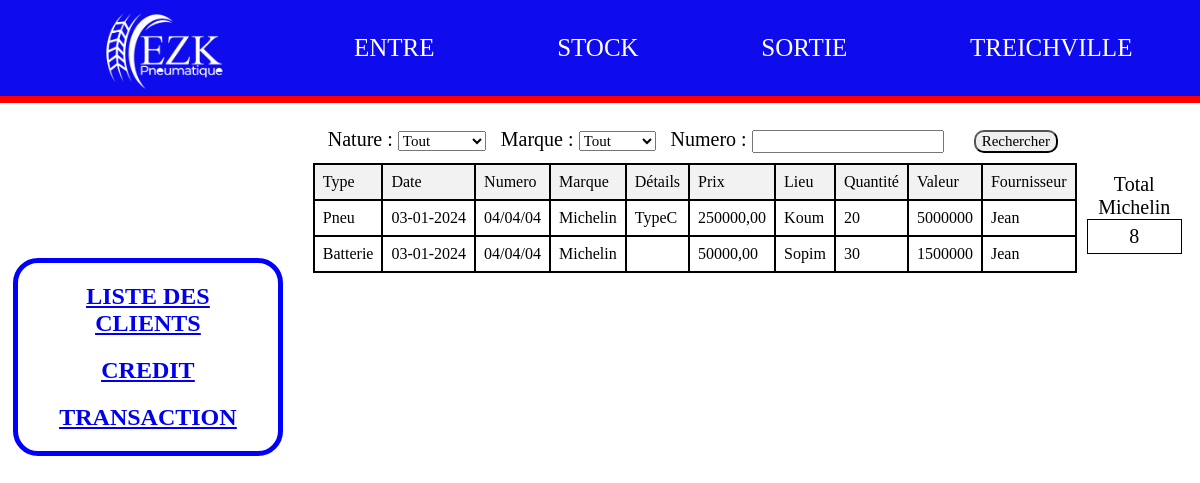
Page /transaction (signed in) on the earlier database version.
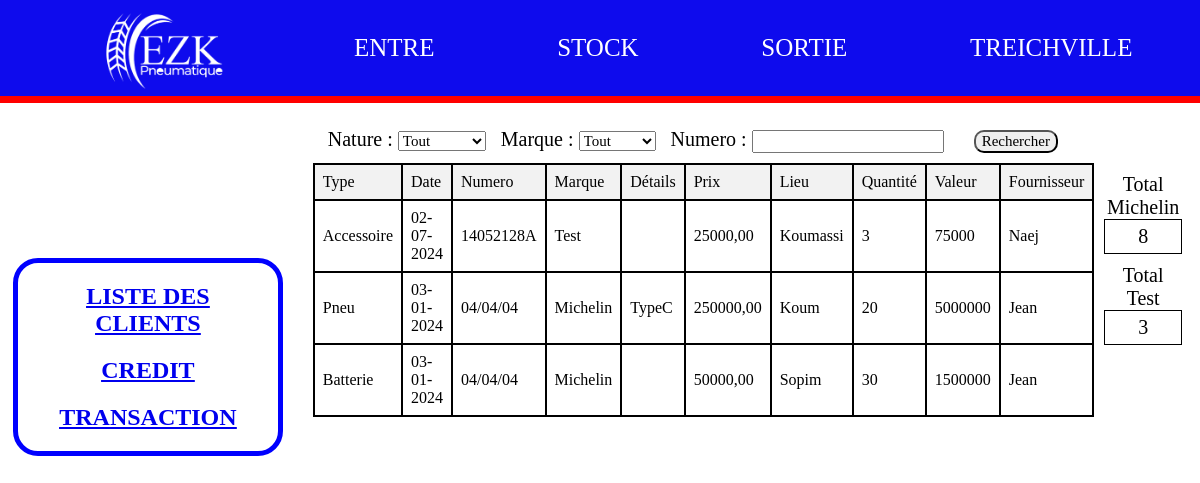
Same page on the later database version.
### myapp/models.py (models this page shows, shortened)
class Transaction(models.Model):
    idTransaction = models.AutoField(primary_key=True)
    Numero = models.ForeignKey(Numero, on_delete=models.CASCADE, default="")
    Details = models.CharField(max_length=45)
    Prix = models.DecimalField(max_digits=10, decimal_places=2)
    Stockage = models.CharField(max_length=45)
    Quantite = models.IntegerField()
    Date = models.DateTimeField()
    Fournisseur = models.ForeignKey(Fournisseur, on_delete=models.CASCADE)
    Marque = models.ForeignKey(Marque, on_delete=models.CASCADE)
    Nature = models.ForeignKey(Nature, on_delete=models.CASCADE, default='')
    class Meta:
        db_table = 'Transaction'
        verbose_name = 'Transaction'
        verbose_name_plural = 'Transactions'

class Nature(models.Model):
    idNature = models.AutoField(primary_key=True)
    Name = models.CharField(max_length=45, default="")
    class Meta:
        db_table = 'Nature'
        verbose_name = 'Nature'
        verbose_name_plural = 'Natures'

class Numero(models.Model):
    idNumero = models.AutoField(primary_key=True)
    Numero = models.CharField(max_length=45)
    Quantite = models.IntegerField(default=0)
    class Meta:
        db_table = 'Numero'
        verbose_name = 'Numero'
        verbose_name_plural = 'Numeros'

class Marque(models.Model):
    idMArque = models.AutoField(primary_key=True)
    Nom = models.CharField(max_length=45)
    Quantite = models.IntegerField(default=0)
    class Meta:
        db_table = 'Marque'
        verbose_name = 'Marque'
        verbose_name_plural = 'Marques'

class Fournisseur(models.Model):
    idFournisseur = models.AutoField(primary_key=True)
    Nom = models.CharField(max_length=45)
    Contact = models.CharField(max_length=45)
    class Meta:
        db_table = 'Fournisseur'
        verbose_name = 'Fournisseur'
        verbose_name_plural = 'Fournisseurs'

### myapp/views.py (the view)
# urls.py: path("transaction", views.transaction, name="transaction")
def transaction(request):
    try:
        admin = Administrateur.objects.get(pk=request.session["admin_id"])
    except:
        return redirect("myapp:connexion")
    if admin is not None:
        if request.method == "POST":
            marque = request.POST.get("marque")
            try:
                marque_saisie = Marque.objects.get(Nom=marque)
            except Marque.DoesNotExist:
                marque = "All"
                marque_saisie = "All"
            nature = request.POST.get("nature")
            try:
                nature_saisie = Nature.objects.get(Name=nature)
            except Nature.DoesNotExist:
                nature = "All"
                nature_saisie = "All"
            numero = request.POST.get("numero")
            if numero is None:
                numero = ""
                numero_saisi = None
            else:
                try:
                    numero_saisi = Numero.objects.get(Numero=numero)
                except Numero.DoesNotExist:
                    numero_saisi = None
            recherche = f"{marque} - {numero}"
            if recherche:
                if marque != "All" and nature != 'All':
                    if numero_saisi is None:
                        resultat = Transaction.objects.filter(Marque=marque_saisie).order_by("-Date")
                    else:
                        resultat = Transaction.objects.filter(Marque=marque_saisie, Numero=numero_saisi).order_by("-Date")
                elif marque != "All" and nature == "All":
                    if numero_saisi is None:
                        resultat = Transaction.objects.filter(Marque=marque_saisie).order_by("-Date")
                    else:
                        resultat = Transaction.objects.filter(Marque=marque_saisie, Numero=numero_saisi).order_by("-Date")
                elif marque == "All" and nature != "All":
                    if numero_saisi is None:
                        resultat = Transaction.objects.filter(Nature=nature_saisie).order_by("-Date")
                    else:
                        resultat = Transaction.objects.filter(Nature=nature_saisie, Numero=numero_saisi).order_by("-Date")
                else:
                    if numero_saisi is None:
                        resultat = Transaction.objects.all().order_by("-Date")
                    else:
                        resultat = Transaction.objects.filter(Numero=numero_saisi).order_by("-Date")
                if resultat.exists():
                    total_pneu = resultat.count()
                    somme_quantites = resultat.aggregate(Sum('Quantite'))['Quantite__sum'] or 1
                    nbre_pneu_marque = Marque.objects.values('Nom').annotate(nombre_pneus=Count('Nom'))
                    resultat = resultat.annotate(valeur_restante=ExpressionWrapper(F('Quantite') * F('Prix'), output_field=DecimalField()))
                    marques = Marque.objects.all()
                    natures = Nature.objects.all()
                    context = {
                        "transactions": resultat,
                        "total_pneu": total_pneu,
                        "total_stock": somme_quantites,
                        "nbre_pneus": nbre_pneu_marque,
                        "marques": marques,
                        "natures": natures,
                        "recherche": recherche
                    }
                    return render(request, "transaction.html", context=context)
                else:
                    marques = Marque.objects.all()
                    message = "AUCUN RESULTAT TROUVE !"
                    context = {
                        "message": message,
                        "marques": marques
                    }
                    return render(request, "transaction.html", context=context)
        else:
            pneus = Transaction.objects.all().order_by("-Date")
            somme_quantites = pneus.aggregate(Sum('Quantite'))['Quantite__sum'] or 1
            resultat = pneus.annotate(valeur_restante=ExpressionWrapper(F('Quantite') * F('Prix'), output_field=DecimalField()))
            marques = Marque.objects.all()
            natures = Nature.objects.all()
            context = {
                "transactions": resultat,
                "total_stock": somme_quantites,
                "marques": marques,
                "natures": natures
            }
            return render(request, "transaction.html", context=context)

### myapp/templates/transaction.html (shortened to what this page needs)
{% load static %}
<!DOCTYPE html>
<html lang="en">
  <head>
    <link rel="stylesheet" href="{% static 'CSS/style.css' %}" />
  </head>
  <body>
    <header>
      <nav>
        <ul>
          <li><img src="{% static 'IMAGES/EZK_WHITE.png' %}" alt="EZK" title="EZK" /></li>
          <li><a href="{% url 'myapp:entre' %}">ENTRE</a></li>
          <li><a href="{% url 'myapp:stock' %}">STOCK</a></li>
          <li><a href="{% url 'myapp:sortie' %}">SORTIE</a></li>
          <li>
            TREICHVILLE&nbsp;
          </li>
        </ul>
      </nav>
      <div class="after"></div>
    </header>
    <main>
      <section>
        <div class="left">
            <h2><a href="{% url 'myapp:list_client' %}">LISTE DES CLIENTS</a></h2>
            <h2><a href="{% url 'myapp:credit' %}">CREDIT</a></h2>
            <h2><a href="{% url 'myapp:transaction' %}">TRANSACTION</a></h2>
        </div>
        <div class="right">
          <div class="search">
            <form action="{% url 'myapp:transaction' %}" method="post">
              <label for="nature">Nature : </label>
              <select name="nature" id="nature">
                  <option value="All" selected>Tout</option>
                </select>&nbsp;&nbsp;
              <label for="marque">Marque : </label>
              <select name="marque" id="marque">
                  <option value="All" selected>Tout</option>
                </select>&nbsp;&nbsp;
              <label for="numero">Numero : </label>
              <input type="text" name="numero" id="numero"> &nbsp;
              &nbsp;&nbsp; <input type="submit" value="Rechercher" style="border-radius: 10px;">
            </form>
          </div>
            <div class="resultat">
              {% if transactions %}
                <div class="all">
                <table>
                  <thead>
                    <tr>
                      <td>Type</td>
                      <td>Date</td>
                      <td>Numero</td>
                      <td>Marque</td>
                      <td>Détails</td>
                      <td>Prix</td>
                      <td>Lieu</td>
                      <td>Quantité</td>
                      <td>Valeur</td>
                      <td>Fournisseur</td>
                    </tr>
                  </thead>
                  <tbody>
                    {% for pneu in transactions %}
                      <tr>
                        <td>{{pneu.Nature.Name}}</td>
                        <td>{{pneu.Date|date:"d-m-Y"}}</td>
                        <td>{{pneu.Numero.Numero}}</td>
                        <td>{{pneu.Marque.Nom}}</td>
                        <td>{{pneu.Details}}</td>
                        <td>{{pneu.Prix}}</td>
                        <td>{{pneu.Stockage}}</td>
                        <td>{{pneu.Quantite}}</td>
                        <td>{{pneu.valeur_restante}}</td>
                        <td>{{pneu.Fournisseur.Nom}}</td>
                      </tr>
                    {% endfor %}
                  </tbody>
                </table>
                </div>
                <div class="total" style="flex:1;">
                  {% if marques %}
                    {% for marque in marques %}
                        <span>Total {{marque.Nom}}</span>
                        <div class="boite">{{marque.Quantite}}</div>
                    {% endfor %}
                  {% endif %}
                </div>
              {% else %}
                <h2>AUCUNE TRANSACTION !</h2>
              {% endif %}
            </div>
        </div>
      </section>
    </main>
  </body>
</html>

Differences in the rows shown:
added Transaction: Nature.Name "Accessoire", Date "02-07-2024", Numero.Numero "14052128A", Marque.Nom "Test", Prix "25000,00", Stockage "Koumassi", Quantite "3", valeur_restante "75000", Fournisseur.Nom "Naej"
added Marque: Nom "Test", Quantite "3"
